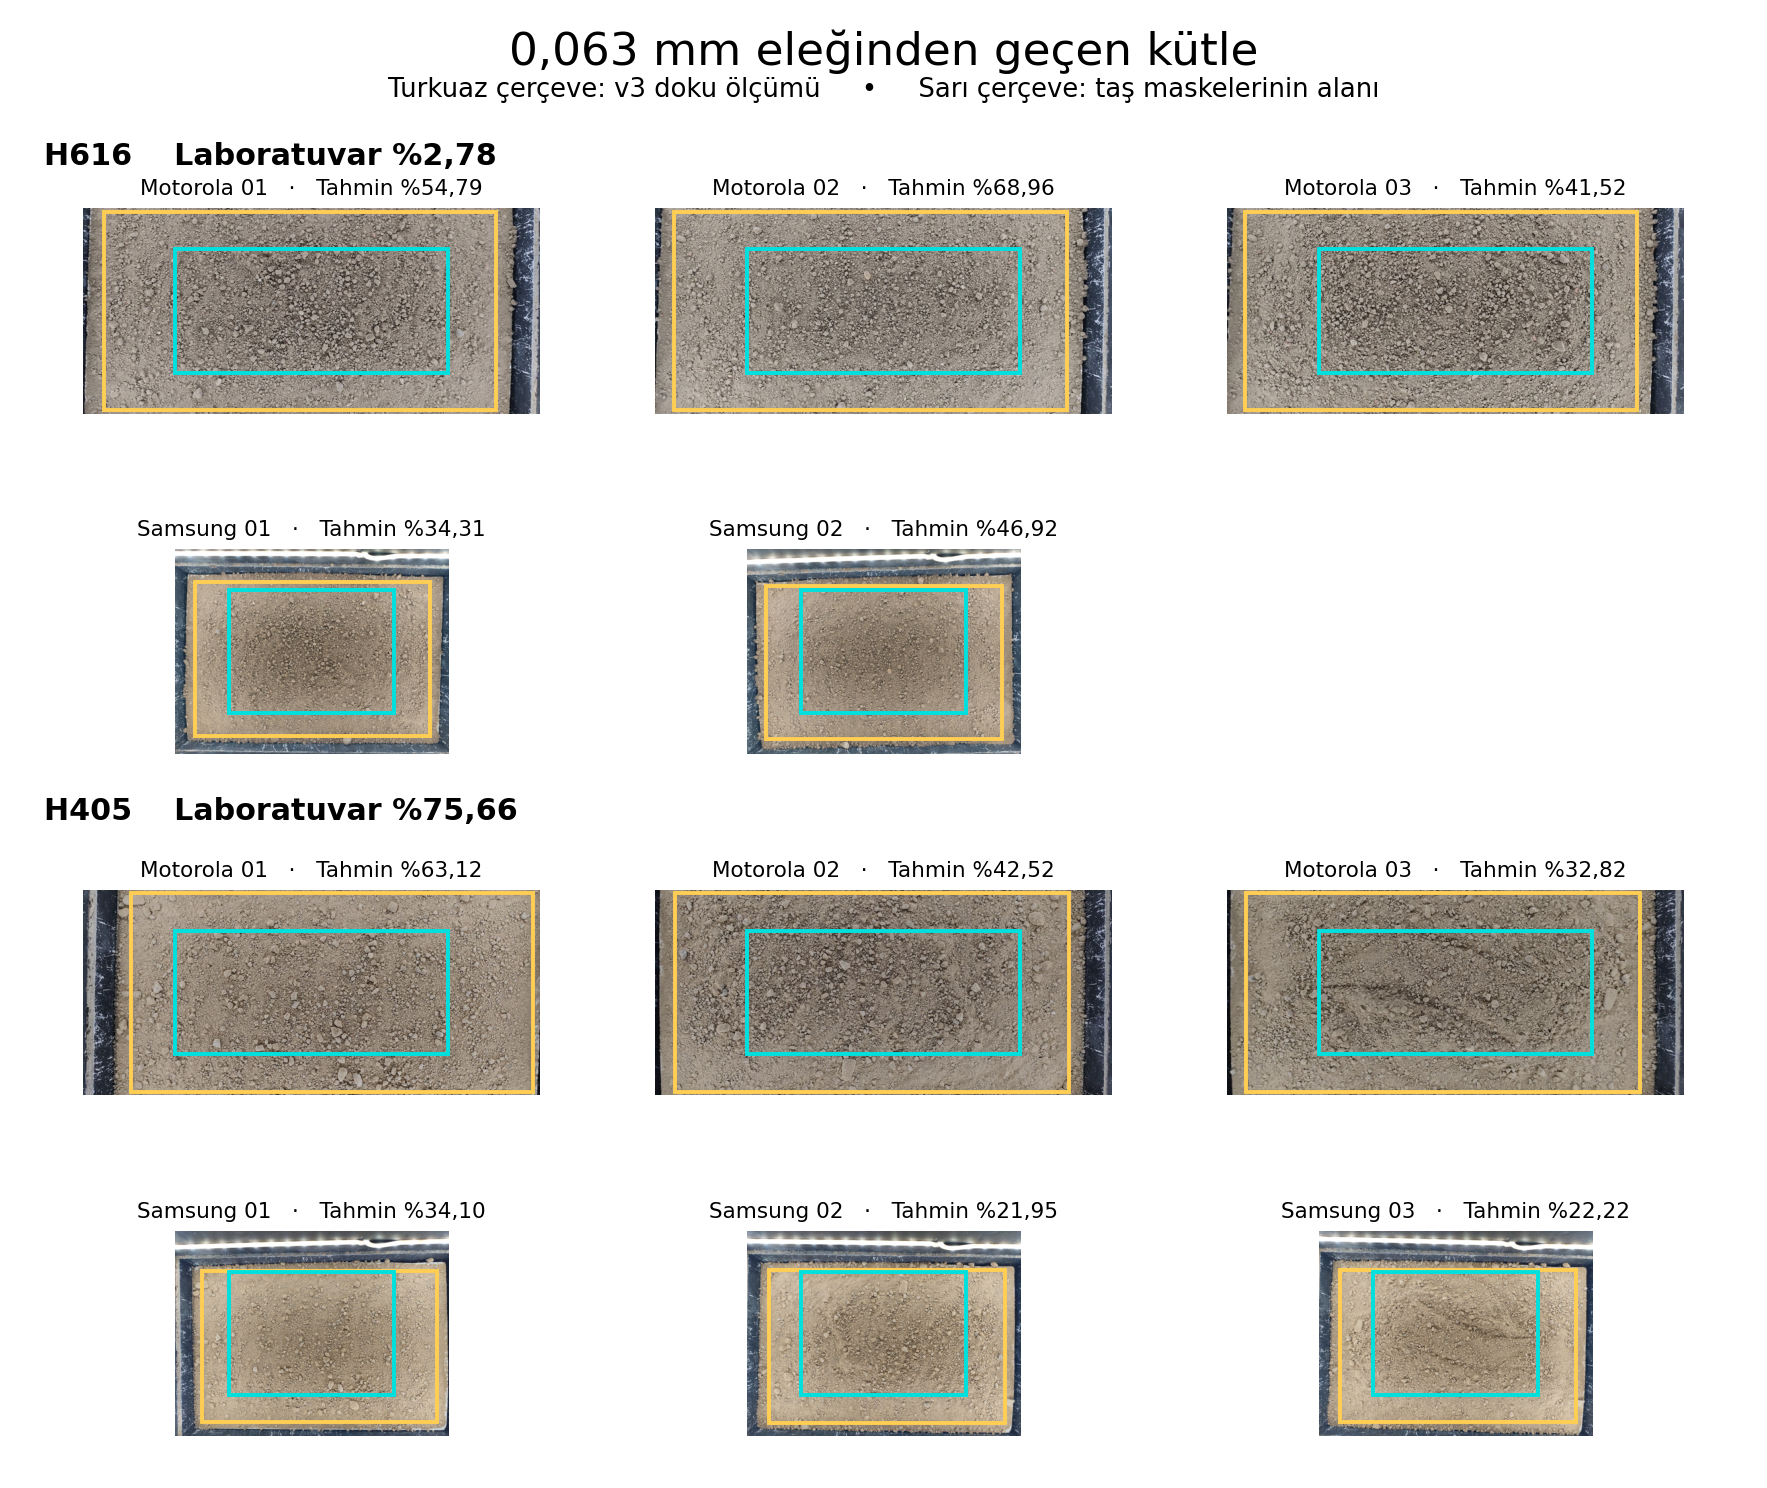

Generate this figure with Python:
"""Aynı saklı toprak için tek çekim, bir çekim eksik ve bütün çekim tahminleri."""
import matplotlib
matplotlib.use("Agg")
import matplotlib.pyplot as plt
from matplotlib.patches import Rectangle
import numpy as np
import pandas as pd
from PIL import Image, ImageOps

from maske_kisa_cap_deneyi import adjusted_curve, soil_measures
from v3_knn_esit_karisim import COLS, labels, original, out, predict, training, work
from features import CROP

SAMPLES = ["H616", "H405"]
STEM = "h616_h405_cekim"


def evaluate(samples=SAMPLES):
    areas = pd.read_csv(out / "maske_elek_alanlari.csv").query("split == 'train'").set_index("file")
    archive = pd.read_csv(out / "ince_paya_2mm_sonuclar.csv").query("exam == 'toprak'").set_index("sample_id")
    rows = []
    for sample in samples:
        train = training[training.sample_id != sample]
        photos = original[original.sample_id == sample].sort_values("file")
        assert train.sample_id.nunique() == 23 and photos.file.is_unique
        ref = soil_measures(areas[areas.sample_id != sample], "a_")
        groups = [("birlikte", "", photos)]
        for name in photos.file:
            groups.append(("tek", name, photos[photos.file == name]))
            if len(photos) > 1:
                groups.append(("haric", name, photos[photos.file != name]))
        for phone, group in photos.groupby("phone"):
            groups.append(("telefon", phone, group))
        for mode, name, group in groups:
            raw = predict(train, group)["v3"].loc[sample, COLS].to_numpy()
            obs = soil_measures(areas.loc[group.file], "a_").loc[sample]
            curve = adjusted_curve(raw, ref, obs)
            if mode == "birlikte":
                np.testing.assert_allclose(curve, archive.loc[sample, COLS].to_numpy(float), rtol=0, atol=1e-7)
            rows.append(dict(sample_id=sample, grup=mode, secim=name, n=len(group),
                             gercek_0063=labels.loc[sample, "0.063"], **dict(zip(COLS, curve))))
    return pd.DataFrame(rows)


def pct(value):
    return f"%{value:.2f}".replace(".", ",")


def plot(rows):
    boxes = pd.read_csv(out / "dinov2_hiyerarsik_kadrajlar.csv").set_index("file")
    fig, axes = plt.subplots(4, 3, figsize=(11.4, 9.6))
    fig.subplots_adjust(left=.025, right=.975, bottom=.035, top=.86, wspace=.07, hspace=.66)
    fig.suptitle("0,063 mm eleğinden geçen kütle", y=.98, fontsize=21)
    fig.text(.5, .935, "Turkuaz çerçeve: v3 doku ölçümü     •     Sarı çerçeve: taş maskelerinin alanı",
             ha="center", fontsize=12)
    for i, sample in enumerate(SAMPLES):
        subset = rows[(rows.sample_id == sample) & (rows.grup == "tek")]
        fig.text(.025, .889 - i*.44, f"{sample}    Laboratuvar {pct(subset.gercek_0063.iloc[0])}",
                 fontsize=14, weight="bold")
        for j, phone in enumerate(["Motorola_Edge", "Samsung_A52"]):
            axrow = axes[2*i+j]
            for ax in axrow:
                ax.set_axis_off()
            for ax, (_, row) in zip(axrow, subset[subset.secim.str.startswith(phone)].iterrows()):
                name = row.secim
                path, = (work / "soil-data").rglob(name)
                with Image.open(path) as src:
                    im = ImageOps.exif_transpose(src).convert("RGB")
                w, h = im.size
                cw, ch = int(w*CROP), int(h*CROP)
                x, y = (w-cw)//2, (h-ch)//2
                if w < h:
                    im = im.transpose(Image.Transpose.ROTATE_90)
                    x, y, cw, ch = y, w-x-cw, ch, cw
                bw, bh = im.size
                box = boxes.loc[name]
                assert (bw,bh) == (box.width, box.height)
                im.thumbnail((680, 450))
                ax.imshow(im, extent=(0,bw,bh,0))
                for rect, color in [((box.left,box.top,box.right-box.left,box.bottom-box.top),"#ffce53"),
                                    ((x,y,cw,ch),"#00e1df")]:
                    ax.add_patch(Rectangle(rect[:2], *rect[2:], edgecolor=color, fill=False, lw=1.8))
                ax.set_title(f"{phone.split('_')[0]} {name[-6:-4]}   ·   Tahmin {pct(row['0.063'])}", fontsize=10)
    fig.savefig(out / f"{STEM}.png", dpi=155, facecolor="white")
    plt.close(fig)


if __name__ == "__main__":
    results = evaluate()
    results.to_csv(out / f"{STEM}.csv", index=False, float_format="%.8f")
    plot(results)
    print(results[["sample_id","grup","secim","0.063","2","gercek_0063"]].round(3).to_string(index=False))
